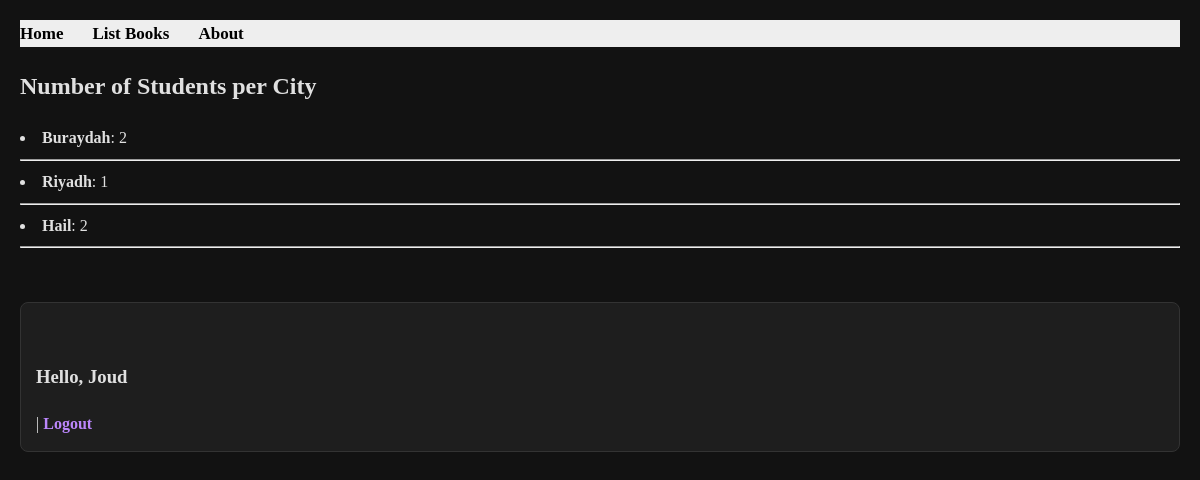
Screenshot of /books/lab8/task7/ (signed in) with the database file from the repository.
### apps/bookmodule/models.py (models this page shows, shortened)
class Address(models.Model):
    city = models.CharField(max_length=25)

### apps/bookmodule/views.py (the view)
# urls.py: path('lab8/task7/', views.l8Task7, name='books.l8Task7'),
def l8Task7(request):
    city = Address.objects.annotate(stdNum=Count('student'))
    return render(request, 'bookmodule/l8Task7.html', {'cities': city})

### apps/templates/bookmodule/l8Task7.html (shortened to what this page needs)
{% extends "layouts/base.html" %}
{% block content %}
    <h2>Number of Students per City</h2>
    {% for city in cities %}
        <li><strong>{{ city.city }}</strong>: {{ city.stdNum }}</li>
        <hr>
    {% endfor %}
    <br>
{% endblock %}

### apps/templates/layouts/base.html (shortened to what this page needs)
<!DOCTYPE html>
<html>
{% load static %}
<head>
  <link rel="stylesheet" href="https://cdnjs.cloudflare.com/ajax/libs/font-awesome/4.7.0/css/font-awesome.min.css">
  <link rel="stylesheet" href="{% static 'styles.css' %}">
</head>
<body>
    {% include "includes/header.html" %}
    {% block content %} {% endblock content %}
<nav>
    <br>
    {% if user.is_authenticated %}
        <h3>Hello, {{ user.username }}</h3> |
        <a href="{% url 'logout' %}">Logout</a>
    {% else %}
        <a href="{% url 'login' %}">Login</a> |
        <a href="{% url 'register' %}">Register</a>
    {% endif %}
    <br>
</nav>
</body>
</html>

### apps/templates/layouts/base.html (style rules this page uses)
:root { --bg-color: #121212; --text-color: #e0e0e0; --nav-bg: #1e1e1e; --link-color: #bb86fc; --border-color: #333333; }
body { background-color: var(--bg-color); color: var(--text-color); margin: 0; padding: 20px; line-height: 1.6; }
nav { background-color: var(--nav-bg); padding: 15px; border-radius: 8px; border: 1px solid var(--border-color); margin-top: 20px; }
a { color: var(--link-color); text-decoration: none; font-weight: bold; }

### rows the page displays
Address: city "Buraydah", stdNum "2"
Address: city "Riyadh", stdNum "1"
Address: city "Hail", stdNum "2"

### other values shown
{{ user.username }} "Joud"
